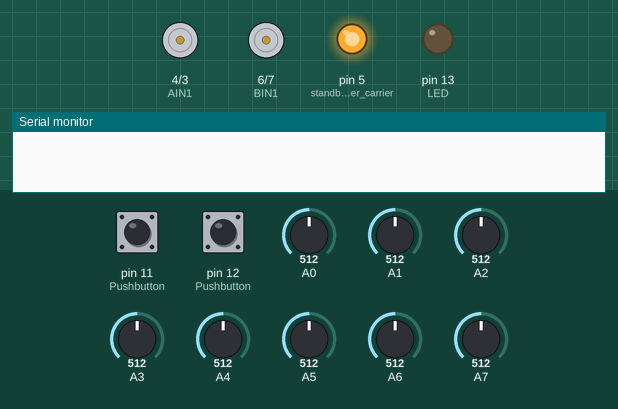
The sketch below on a simulated Arduino Uno, built with avr-gcc and run on an emulated ATmega328P. Shown: motor-driver pin pairs drawn as motors (green arrow = first pin HIGH = forward, orange = second pin HIGH = backward, longer = more drive, scaled by the enable pin, stopped while the standby pin is LOW), output pins drawn as LEDs (lit = HIGH), the last lines printed to the serial monitor. The test bench sets the inputs (shaded band); at power-on: pin 11 (Pushbutton) HIGH, pin 12 (Pushbutton) HIGH, A0 = 512, A1 = 512, A2 = 512, A3 = 512, A4 = 512, A5 = 512, A6 = 512, A7 = 512.

Above: at 1.2 s.
1.3 s: pin 11 (Pushbutton) pulled LOW for 0.15 s
At 2.7 s:
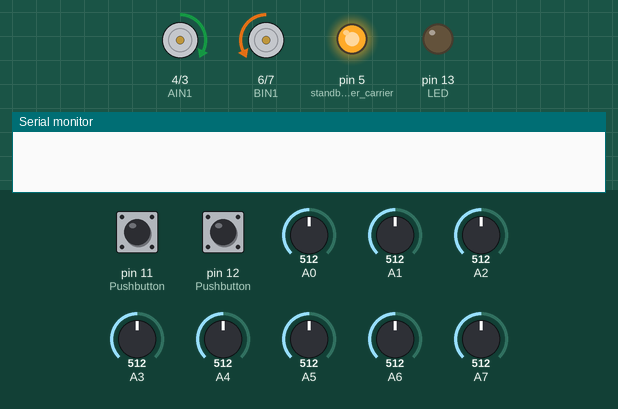
4.4 s: pin 12 (Pushbutton) pulled LOW for 1 s
At 7.5 s:
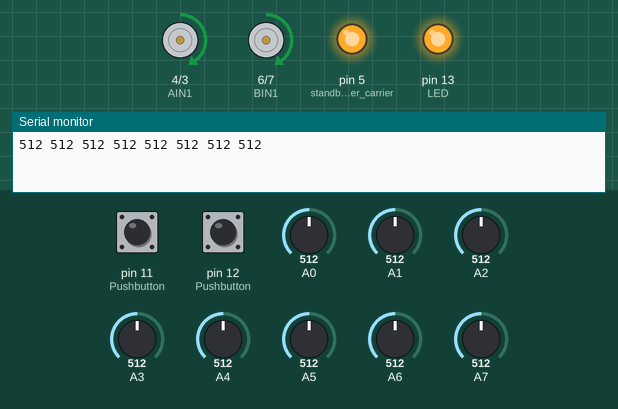
Timing chart, 0 to 9.0 s (numbered marks = the images above; inputs shaded):
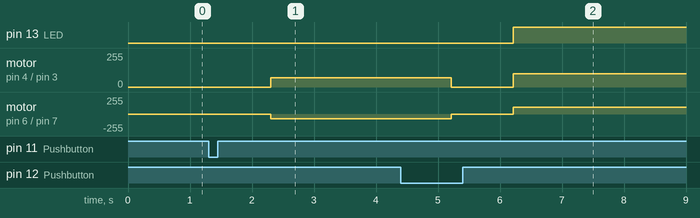

The sketch:

Linefollower_.ino
```cpp
#ifndef cbi
#define cbi(sfr, bit) (_SFR_BYTE(sfr) &= ~_BV(bit))
#endif
#ifndef sbi
#define sbi(sfr, bit) (_SFR_BYTE(sfr) |= _BV(bit))
#endif

//--------Pin definitions for the TB6612FNG Motor Driver----
#define AIN1 4
#define BIN1 6
#define AIN2 3
#define BIN2 7
#define PWMA 9
#define PWMB 10
//------------------------------------------------------------

//--------Enter Line Details here---------
bool isBlackLine = 0;             //keep 1 in case of black line. In case of white line change this to 0
unsigned int numSensors = 8;
//-----------------------------------------

int P, D, I, previousError, PIDvalue;
double error;
int lsp, rsp;
int lfSpeed = 100;
int currentSpeed = 100;
int sensorWeight[8] = { 8, 4, 2, 1, -1, -2, -4, -8 };
int activeSensors;
float Kp = 0.03;
float Kd = 0.2;
float Ki = 0;

int onLine = 1;
int minValues[8], maxValues[8], threshold[8], sensorValue[8], sensorArray[8];

void setup() {

  sbi(ADCSRA, ADPS2);
  cbi(ADCSRA, ADPS1);
  cbi(ADCSRA, ADPS0);

  Serial.begin(9600);

  pinMode(AIN1, OUTPUT);
  pinMode(AIN2, OUTPUT);
  pinMode(BIN1, OUTPUT);
  pinMode(BIN2, OUTPUT);
  pinMode(PWMA, OUTPUT);
  pinMode(PWMB, OUTPUT);
  pinMode(11, INPUT_PULLUP);  //Pushbutton
  pinMode(12, INPUT_PULLUP);  //Pushbutton
  pinMode(13, OUTPUT);        //LED

  pinMode(5, OUTPUT);     //standby for older carrier boards
  digitalWrite(5, HIGH);  //enables the motor driver
                          //in case of a newer board with motor enable jumper, you can delete these two lines which frees up digital pin 5

}

void loop() {
  // put your main code here, to run repeatedly:
  while (digitalRead(11)) {}
  delay(1000);
  calibrate();
  while (digitalRead(12)) {}
  delay(1000);

  while (1) {
    readLine();
    if (currentSpeed < lfSpeed) currentSpeed++;
    if (onLine == 1) {  //PID LINE FOLLOW
      linefollow();
      digitalWrite(13, HIGH);
    } else {
      digitalWrite(13, LOW);
      if (error < 1000) {
        motor1run(0);
        motor2run(200);
      } else if (error > -1000) {
        motor1run(200);
        motor2run(0);
      }
    }
  }
}

void linefollow() {
  error = 0;
  activeSensors = 0;

  for (int i = 0; i < 8; i++) {
    error += sensorWeight[i] * sensorArray[i] * sensorValue[i];
    activeSensors += sensorArray[i];
  }
  error = error / activeSensors;


  P = error;
  I = I + error;
  D = error - previousError;

  PIDvalue = (Kp * P) + (Ki * I) + (Kd * D);
  previousError = error;

  lsp = currentSpeed - PIDvalue;
  rsp = currentSpeed + PIDvalue;

  if (lsp > 255) {
    lsp = 255;
  }
  if (lsp < 0) {
    lsp = 0;
  }
  if (rsp > 255) {
    rsp = 255;
  }
  if (rsp < -70) {
    rsp = -70;
  }
  //Serial.print(rsp);
  //Serial.print("   ");
  //Serial.println(lsp);
  motor1run(rsp);
  motor2run(lsp);
}

void calibrate() {
  for (int i = 0; i < 8; i++) {
    minValues[i] = analogRead(i);
    maxValues[i] = analogRead(i);
  }

  for (int i = 0; i < 10000; i++) {
    motor1run(70);
    motor2run(-70);

    for (int i = 0; i < 8; i++) {
      if (analogRead(i) < minValues[i]) {
        minValues[i] = analogRead(i);
      }
      if (analogRead(i) > maxValues[i]) {
        maxValues[i] = analogRead(i);
      }
    }
  }

  for (int i = 0; i < 8; i++) {
    threshold[i] = (minValues[i] + maxValues[i]) / 2;
    Serial.print(threshold[i]);
    Serial.print(" ");
  }
  Serial.println();

  motor1run(0);
  motor2run(0);
}

void readLine() {
  onLine = 0;

  for (int i = 0; i < 8; i++) {
    if (isBlackLine) {
      sensorValue[i] = map(analogRead(i), minValues[i], maxValues[i], 0, 1000);
    } else {
      sensorValue[i] = map(analogRead(i), minValues[i], maxValues[i], 1000, 0);
    }
    sensorValue[i] = constrain(sensorValue[i], 0, 1000);
    sensorArray[i] = sensorValue[i] > 500;

    //Serial.print(sensorValue[i]);
    //Serial.print("  ");
    if (sensorArray[i]) onLine = 1;
  }
  //Serial.println();
}
//--------Function to run Motor 1-----------------
void motor1run(int motorSpeed) {
  motorSpeed = constrain(motorSpeed, -100, 100);
  if (motorSpeed > 0) {
    digitalWrite(AIN1, 1);
    digitalWrite(AIN2, 0);
    analogWrite(PWMA, motorSpeed);
  } else if (motorSpeed < 0) {
    digitalWrite(AIN1, 0);
    digitalWrite(AIN2, 1);
    analogWrite(PWMA, abs(motorSpeed));
  } else {
    digitalWrite(AIN1, 1);
    digitalWrite(AIN2, 1);
    analogWrite(PWMA, 0);
  }
}

//--------Function to run Motor 2-----------------
void motor2run(int motorSpeed) {
  motorSpeed = constrain(motorSpeed, -100, 100);
  if (motorSpeed > 0) {
    digitalWrite(BIN1, 1);
    digitalWrite(BIN2, 0);
    analogWrite(PWMB, motorSpeed);
  } else if (motorSpeed < 0) {
    digitalWrite(BIN1, 0);
    digitalWrite(BIN2, 1);
    analogWrite(PWMB, abs(motorSpeed));
  } else {
    digitalWrite(BIN1, 1);
    digitalWrite(BIN2, 1);
    analogWrite(PWMB, 0);
  }
}
```

Measured:
- after the input at 1.3 s, motor on pin 4 (AIN1) / pin 3 (AIN2): stopped → forward 70/255 after 1.0 s; motor on pin 6 (BIN1) / pin 7 (BIN2): stopped → backward 70/255 after 1.0 s
- after the input at 4.4 s, pin 13 (LED): LOW → HIGH after 1.8 s
